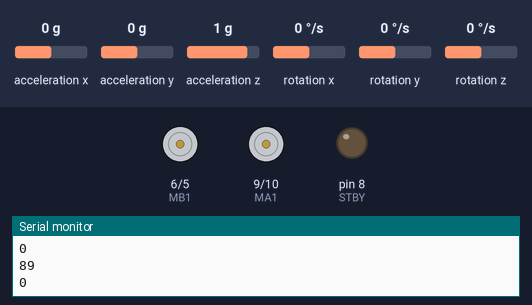
Simulated run of this sketch. Board: Arduino Uno, built with avr-gcc and run on an emulated ATmega328P. On the bench: motor-driver pin pairs drawn as motors (green arrow = first pin HIGH = forward, orange = second pin HIGH = backward, longer = more drive, scaled by the enable pin, stopped while the standby pin is LOW), output pins drawn as LEDs (lit = HIGH), the last lines printed to the serial monitor. Inputs (shaded band) come from the test bench; at power-on: acceleration x 0 g, acceleration y 0 g, acceleration z 1 g, rotation x 0 °/s, rotation y 0 °/s, rotation z 0 °/s.

Above: at 1.2 s.
1.3 s: acceleration x set to -1.4 g
2.8 s: acceleration x set to 0 g
4.3 s: acceleration x set to 0.3 g
At 4.9 s:
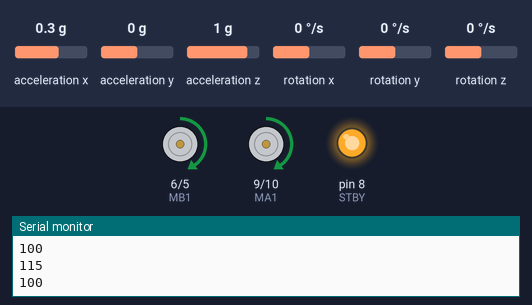
5.8 s: acceleration x set to -0.8 g
At 7.0 s:
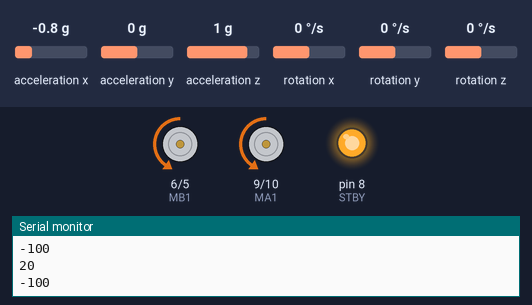
7.3 s: acceleration x set to 0.8 g
At 8.2 s:
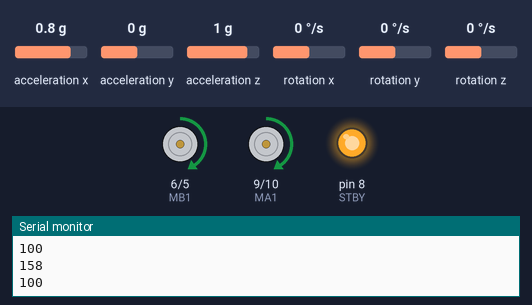
8.8 s: acceleration x set to -0.1 g
At 9.2 s:
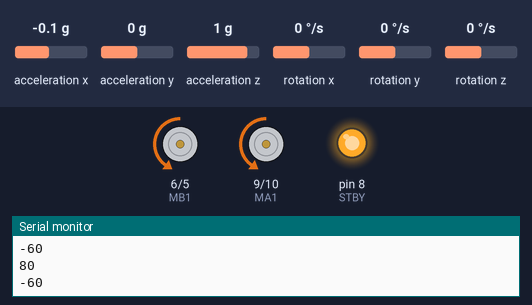
Timing chart, 0 to 11.3 s (numbered marks = the images above; inputs shaded):
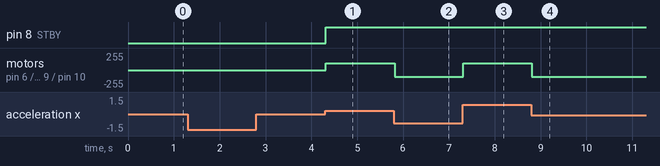

Measured:
- the behaviour switches between 0.1 and 0.2 g on acceleration x (found by bisection; images 0 and 1)
- after the input at 4.3 s, pin 8 (STBY): LOW → HIGH at once; motor on pin 6 (MB1) / pin 5 (MB2), motor on pin 9 (MA1) / pin 10 (MA2): stopped → forward 101/255 at once
- after the input at 5.8 s, motor on pin 6 (MB1) / pin 5 (MB2), motor on pin 9 (MA1) / pin 10 (MA2): forward 101/255 → backward 101/255 at once
- after the input at 7.3 s, motor on pin 6 (MB1) / pin 5 (MB2), motor on pin 9 (MA1) / pin 10 (MA2): backward 101/255 → forward 101/255 at once
- after the input at 8.8 s, motor on pin 6 (MB1) / pin 5 (MB2), motor on pin 9 (MA1) / pin 10 (MA2): forward 101/255 → backward 101/255 at once

The sketch:

Balance_Robot2.ino
```cpp
#include "I2Cdev.h"
#include "MPU6050.h"
#include "Wire.h"
MPU6050 mpu;
int16_t ax, ay, az;
int16_t gx, gy, gz;
int valx, valy, valz;
// Your motor pins
int PWMA = 11;
int MA1 = 9;
int MA2 = 10;
int PWMB = 3;
int MB1 = 6;
int MB2 = 5;
int STBY = 8;
//int output,PreError,Error,Integral,Kp,Ki,Kd;
int Error;
int output;
int PreError;
int Integral;
float Kp = 6;
float Ki = 0.0;
float Kd = 0;


void setup() {
  Serial.begin(9600);
  Wire.begin();
  pinMode(PWMA, OUTPUT);
  pinMode(MA1, OUTPUT);
  pinMode(MA2, OUTPUT);
  pinMode(PWMB, OUTPUT);
  pinMode(MB1, OUTPUT);
  pinMode(MB2, OUTPUT);
  pinMode(STBY, OUTPUT);
  Serial.println("Initialize MPU");
  mpu.initialize();
  Serial.println(mpu.testConnection() ? "Connected" : "Connection failed");
  MotorStop(1);
}

void loop() {
  gyro();
  CalError();
  PID();
  if (output < 0) {
    output = abs(output);
    Backward(output+1, 1);
  } else if (output > 0) {
    Forward(output+1, 1);
  }
}
```

CallError.ino
```cpp
void CalError() {
  if (valx == 90) {
    Error = 0;
  }
  if (valx <= 80) {
    Error = valx - 90;
  }
  if (valx >= 100) {
    Error = valx - 90;
  }
  //Error = Error/2;
  // Serial.print("Error = ");
  // Serial.println(Error);
}
```

PID.ino
```cpp
void PID()
{
  output = (Kp * Error) + (Ki * Integral) + Kd * (Error - PreError);

  if(output > 100){
    output=100;
  }
  else if(output < -100){
    output=-100;
  }
  // Serial.print("output =");
  PreError = Error;
  Integral += Error;
  Serial.println(output);

}
```

gyro.ino
```cpp
void gyro(){
  mpu.getMotion6(&ax, &ay, &az, &gx, &gy, &gz);
  valx = map(ax, -17000, 17000, 0, 179);
  valy = map(ay, -17000, 17000, 0, 179);
  valz = map(az, -17000, 17000, 0, 179);
  // Serial.print("axis x = ");
  Serial.println(valx);
  // delay(100);
}
```

motor.ino
```cpp
void Forward(int MotorSpeed, int Time) {
  digitalWrite(STBY, HIGH); //disable standby
  digitalWrite(PWMA, HIGH);
  analogWrite(MA1, MotorSpeed);
  analogWrite(MA2, 0);
  digitalWrite(PWMB, HIGH);
  analogWrite(MB1, MotorSpeed);
  analogWrite(MB2, 0);
  delay(Time);
}

void Backward(int MotorSpeed, int Time) {
  digitalWrite(PWMA, HIGH);
  analogWrite(MA1, 0);
  analogWrite(MA2, MotorSpeed);
  digitalWrite(PWMB, HIGH);
  analogWrite(MB1, 0);
  analogWrite(MB2, MotorSpeed);
  delay(Time);
}

void MotorStop(int Time) {
  digitalWrite(STBY, LOW);  //enable standby
  digitalWrite(PWMA, HIGH);
  analogWrite(MA1, 0);
  analogWrite(MA2, 0);
  digitalWrite(PWMB, HIGH);
  analogWrite(MB1, 0);
  analogWrite(MB2, 0);
  delay(Time);
}
```
